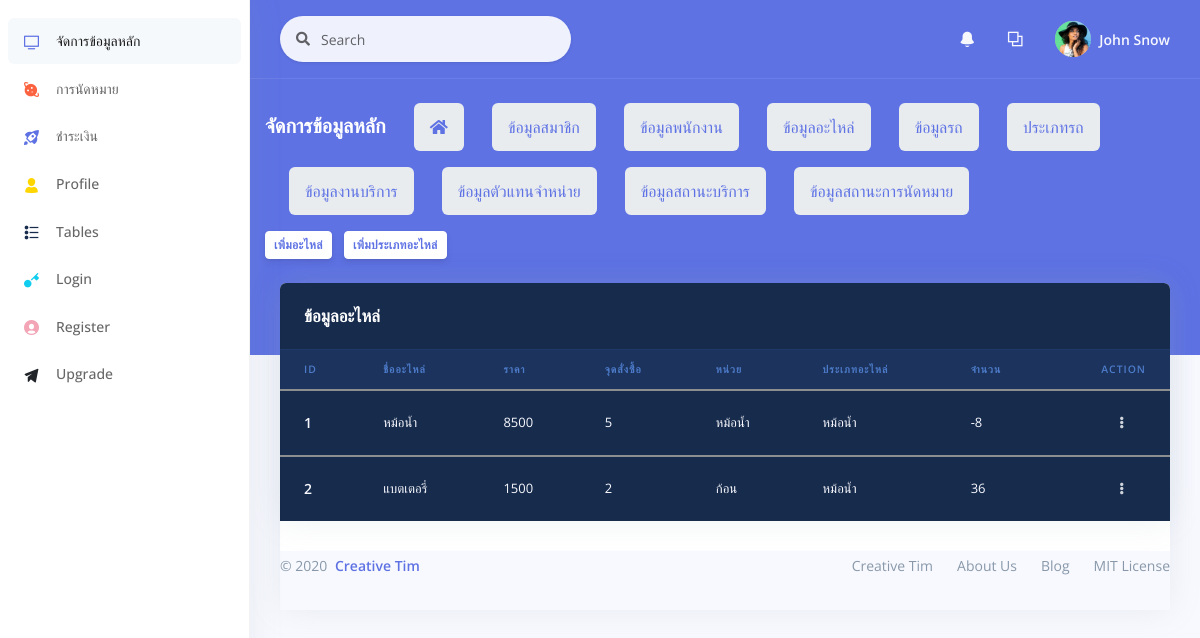
/backend/data_spare.php, run on the app's committed database.
### tables this page shows
CREATE TABLE `dataspare` (
  `sp_id` int(11) NOT NULL,
  `sp_name` varchar(50) NOT NULL,
  `sp_price` int(8) NOT NULL,
  `sp_point` int(3) NOT NULL,
  `sp_unit` varchar(11) NOT NULL,
  `sptype_id` int(11) NOT NULL,
  `sp_balance` int(11) NOT NULL
);

CREATE TABLE `spare_type` (
  `sptype_id` int(11) NOT NULL,
  `sptype_name` varchar(50) NOT NULL
);

### backend/data_spare.php (the view, shortened to what this page needs)
<?php
include "../conn.php";
$sql="SELECT * FROM dataspare
INNER JOIN spare_type ON dataspare.sptype_id = spare_type.sptype_id
ORDER BY sp_id ASC";
$result=mysqli_query($con,$sql);
?>
<!DOCTYPE html>
<html>
<head>
  <link rel="stylesheet" href="./assets/vendor/nucleo/css/nucleo.css" type="text/css">
  <link rel="stylesheet" href="./assets/vendor/@fortawesome/fontawesome-free/css/all.min.css" type="text/css">
  <link rel="stylesheet" href="./assets/css/argon.css?v=1.2.0" type="text/css">
</head>
<body>
<?php
    include "object/sidebar.php";
    include "object/_nev.php";
    include "object/listdata.php";
  ?>
            </div>
            <div class="text-right">
              <a href="Ac_regis_spare.php" class="btn btn-sm btn-neutral">เพิ่มอะไหล่</a>
              <a href="Ac_regis_sparetype.php" class="btn btn-sm btn-neutral">เพิ่มประเภทอะไหล่</a>
            </div>
          </div>
        </div>
      </div>
    </div>
    <div class="container-fluid mt--6">
      <div class="row">
        <div class="col">
          <div class="card">
      <div class="row">
        <div class="col">
          <div class="card bg-default shadow">
            <div class="card-header bg-transparent border-0">
              <h3 class="text-white mb-0">ข้อมูลอะไหล่</h3>
            </div>
            <div class="table-responsive">
              <table class="table align-items-center table-dark table-flush">
                <thead class="thead-dark">
                <tr>
                    <th scope="col" class="sort" data-sort="ID">ID</th>
                    <th scope="col" class="sort" data-sort="name">ชื่ออะไหล่</th>
                    <th scope="col" class="sort" data-sort="price">ราคา</th>
                    <th scope="col" class="sort" data-sort="point">จุดสั่งซื้อ</th>
                    <th scope="col" class="sort" data-sort="unit">หน่วย</th>
                    <th scope="col" class="sort" data-sort="sptype">ประเภทอะไหล่</th>
                    <th scope="col" class="sort" data-sort="balance">จำนวน</th>
                    <th scope="col"class="text-right">Action</th>
                  </tr>
                </thead>
                <tbody class="list">
                  <?php
                while($rs=mysqli_fetch_array($result)){
                  $sp_id = $rs['sp_id'];
                  $sp_name = $rs['sp_name'];
                  $sp_price = $rs['sp_price'];
                  $sp_point=$rs['sp_point'];
                  $sp_unit=$rs['sp_unit'];
                  $sp_balance=$rs['sp_balance'];
                  $sp_typename = $rs['sptype_name'];
                ?>
                <tbody class="list">
                  <tr>
                    <th scope="row">
                      <div class="media align-items-center">
                        <div class="media-body">
                          <span class="name mb-0 text-sm"><?php echo $sp_id?></span>
                        </div>
                      </div>
                    </th>
                    <td class="budget">
                    <?php echo $sp_name?>
                    </td>
                    <td class="budget">
                    <?php echo $sp_price?>
                    </td>
                    <td class="budget">
                    <?php echo $sp_point?>
                    </td>
                    <td class="budget">
                    <?php echo $sp_unit?>
                    </td>
                    <td class="budget">
                    <?php echo $sp_typename?>
                    </td>
                    <td class="budget">
                    <?php echo $sp_balance?>
                    </td>
                    <td class="text-right">
                      <div class="dropdown">
                        <a class="btn btn-sm btn-icon-only text-light" href="#" role="button" data-toggle="dropdown" aria-haspopup="true" aria-expanded="false">
                          <i class="fas fa-ellipsis-v"></i>
                        </a>
                      </div>
                    </td>
                  </tr>
                  <?php }
                  ?>
                </tbody>
              </table>
            </div>
          </div>
        </div>
      </div>
      <footer class="footer pt-0">
        <div class="row align-items-center justify-content-lg-between">
          <div class="col-lg-6">
            <div class="copyright text-center  text-lg-left  text-muted">
              &copy; 2020 <a href="https://www.creative-tim.com" class="font-weight-bold ml-1" target="_blank">Creative Tim</a>
            </div>
          </div>
          <div class="col-lg-6">
            <ul class="nav nav-footer justify-content-center justify-content-lg-end">
              <li class="nav-item">
                <a href="https://www.creative-tim.com" class="nav-link" target="_blank">Creative Tim</a>
              </li>
              <li class="nav-item">
                <a href="https://www.creative-tim.com/presentation" class="nav-link" target="_blank">About Us</a>
              </li>
              <li class="nav-item">
                <a href="http://blog.creative-tim.com" class="nav-link" target="_blank">Blog</a>
              </li>
              <li class="nav-item">
                <a href="https://github.com/creativetimofficial/argon-dashboard/blob/master/LICENSE.md" class="nav-link" target="_blank">MIT License</a>
              </li>
            </ul>
          </div>
        </div>
      </footer>
    </div>
  </div>
</body>
</html>

### data on the page
dataspare: sp_id "1", sp_name "หม้อน้ำ", sp_price "8500", sp_point "5", sp_unit "หม้อน้ำ", sptype.sptype_name "หม้อน้ำ", sp_balance "-8"
dataspare: sp_id "2", sp_name "แบตเตอรี่", sp_price "1500", sp_point "2", sp_unit "ก้อน", sptype.sptype_name "หม้อน้ำ", sp_balance "36"
